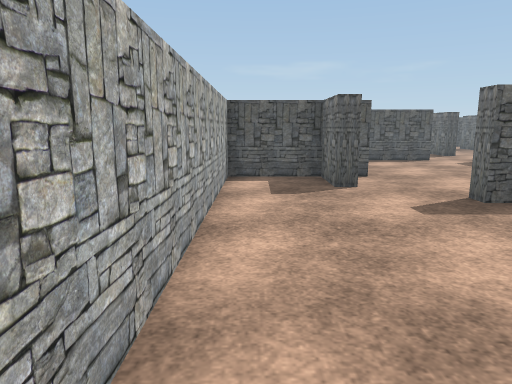
View 1 (above)

20 first-person views from a walk through a Unity game level. The camera is 1.3 m above the floor, tilts 10° down and sees 70° across. The floor is counted in squares, 1 m on a side. Each view is taken from the middle of a square. On the plan, view 1 faces up. The plan holds only what a view shows up to about 15 squares ahead; the rest is blank. The place goes on beyond the plan. Some surface patterns are stand-ins.

View 2
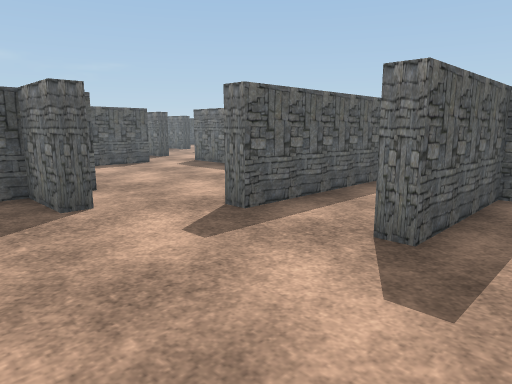

View 3
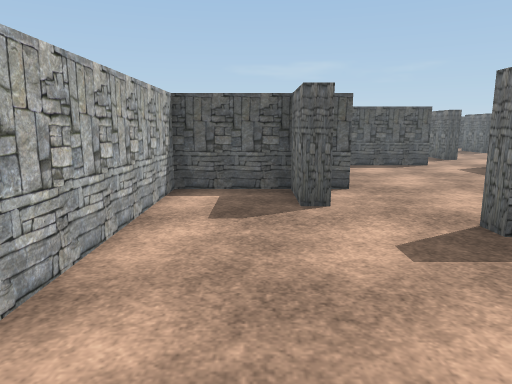

View 4
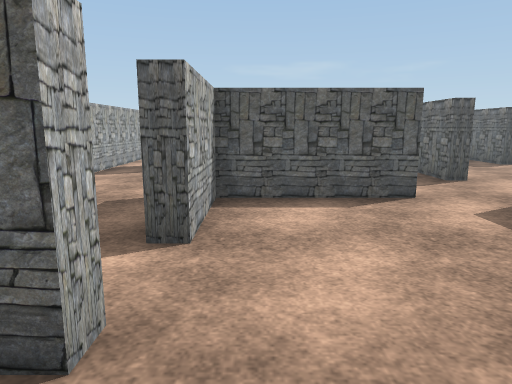

View 5
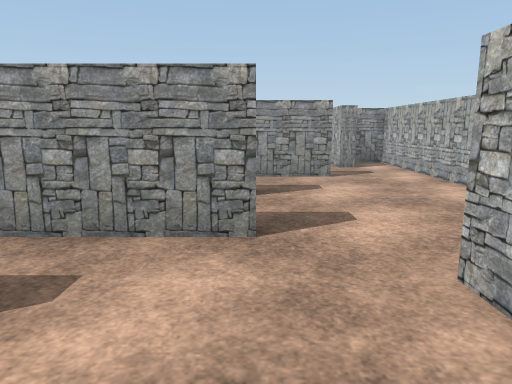

View 6
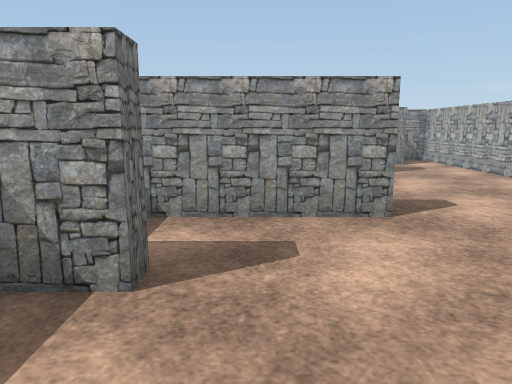

View 7
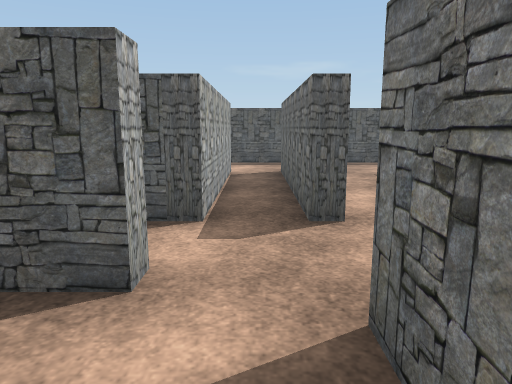

View 8
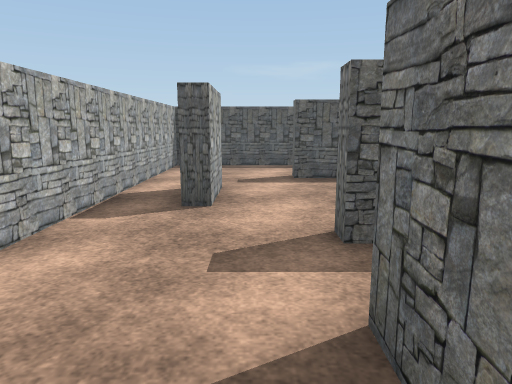

View 9
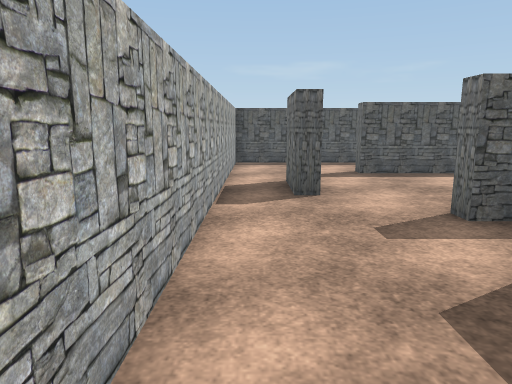

View 10
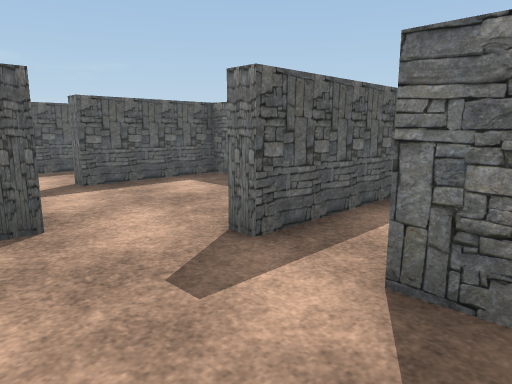

View 11
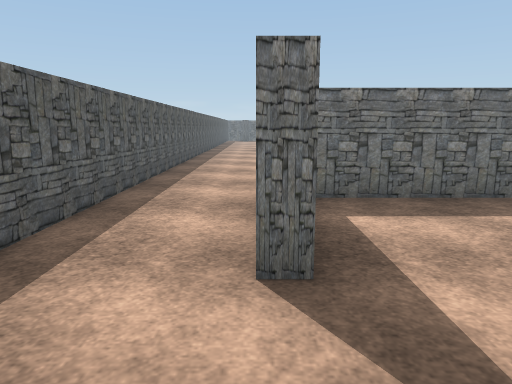

View 12
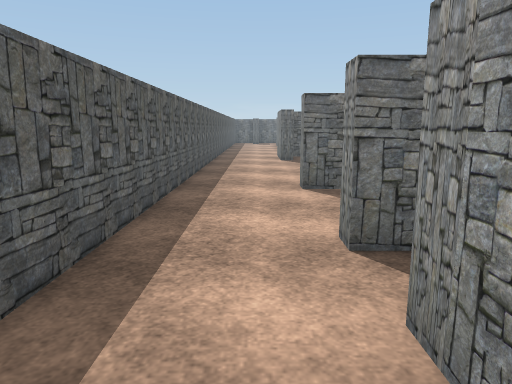

View 13
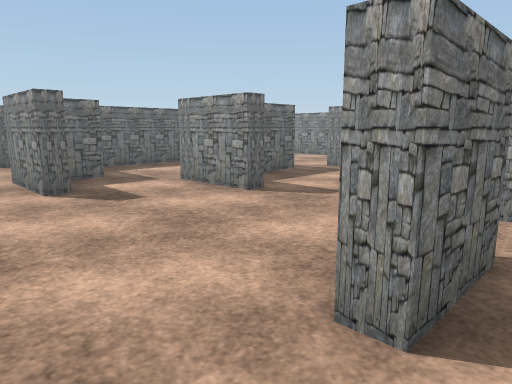

View 14
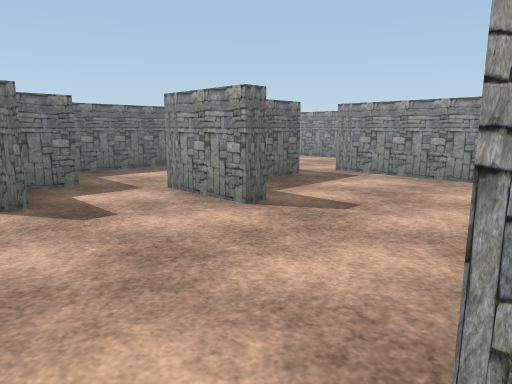

View 15
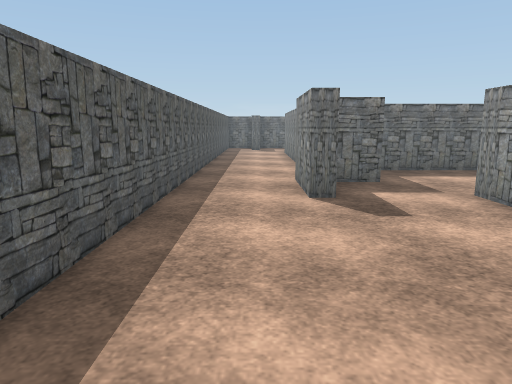

View 16
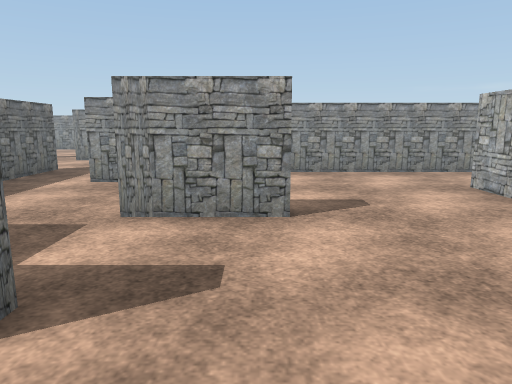

View 17
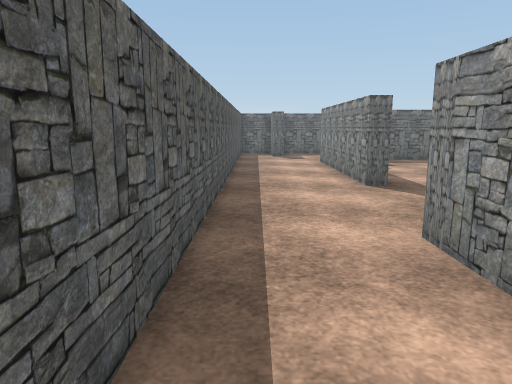

View 18
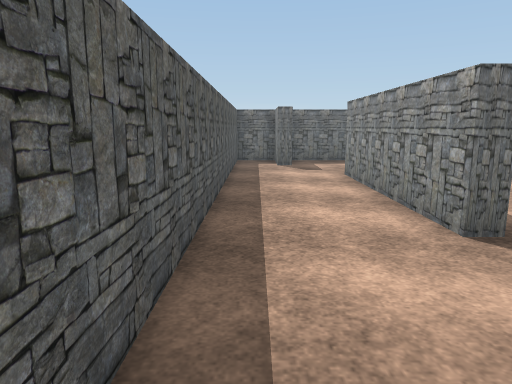

View 19
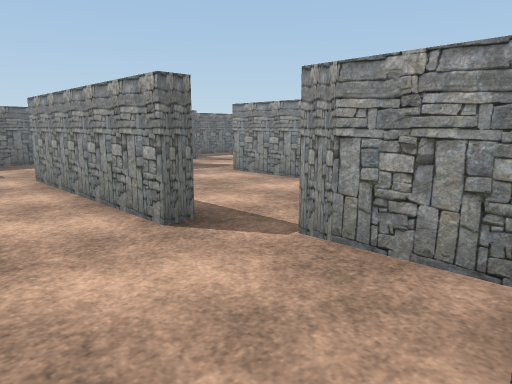

View 20
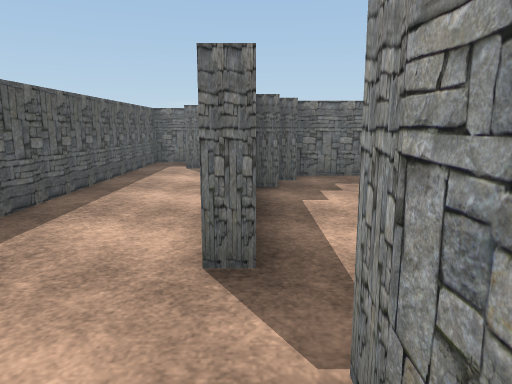

### Floor plan
Points are (right, up) in squares from view 1. A wall is a line through its corners. A room is listed if a view was taken in it or the views show most of it. See-through windows are left out.
Room 1 (views 1, 2, 3, 4)
walls: (2, 1.3) (4, 1.3); (5.4, 3.5) (4, 3.5) (4, 4); (2.2, 8.8) (2.2, 8) (1.8, 8) (1.8, 9.7) (-0.7, 9.7) (-0.7, -2.7) (0.4, -2.7); (0.6, -1) (1.3, -1) (1.3, -2.5); (3, 9.7) (2.5, 9.7); (8.6, 6.2) (4, 6.2) (4, 6.8)
ways out: opening at (3.5, 8.5) to room 2; opening at (3.2, 0.4)
Room 2 (views 5, 6, 7)
walls: (8.8, 12.4) (8.8, 14.2); (7, 8.8) (7, 9.3) (8.1, 9.3); (7, 15.2) (7, 14.7) (3.3, 14.7) (3.3, 12); (3, 10.2) (3, 9.7); (4, 6.8) (7.6, 6.8)
ways out: opening at (3.5, 8.5) to room 1; opening at (3, 11.5) to room 3; opening at (6, 16) to room 3; opening at (8, 15.3) to room 4
Room 3 (views 8, 9, 10, 11, 12)
walls: (1.3, 21) (1.3, 19) (0.8, 19) (0.8, 21); (6.7, 18.1) (6.7, 22.5) (3, 22.5) (3, 23); (7.3, 17) (3, 17) (3, 17.5); (2.8, 13.9) (2.8, 15.2); (6.2, 23) (7.3, 23); (3.3, 12) (2.8, 12); (8.8, 23) (9.2, 23); (9.5, 25.7) (-0.7, 25.7) (-0.7, 12.9)
ways out: opening at (3, 11.5) to room 2; opening at (6, 16) to room 2; opening at (8, 24) to room 4; opening at (9, 24.5) to room 4
Room 4 (views 13, 14, 15, 16, 17, 18, 19)
walls: (12.7, 21) (12.7, 23) (13.2, 23); (13.2, 18.4) (13.2, 17); (17.5, 19.1) (17.5, 19.7) (20, 19.7); (9.4, 17) (8.8, 17) (8.8, 23); (19.7, 22.4) (19.7, 23) (22.2, 23); (11.5, 14.2) (19.2, 14.2); (19.5, 15.6) (19.5, 17.2); (7.3, 23) (7.3, 17); (23.5, 25.7) (9.5, 25.7)
ways out: opening at (8, 15.3) to room 2; opening at (8, 24) to room 3; opening at (9, 24.5) to room 3; opening at (23, 24.5) to room 5; opening at (20, 21.5) to room 6; opening at (19, 15)
Room 5 (view 20)
walls: (26.2, 21.9) (26.2, 22.5) (32.2, 22.5); (34.7, 23.6) (34.7, 24.2) (36.7, 24.2) (36.7, 25.7) (23.5, 25.7); (36.7, 21.4) (36.7, 23.6); (22.5, 21.5) (24.8, 21.5)
ways out: opening at (23, 24.5) to room 4; opening at (26, 22)
Room 6 (no view inside)
walls: (21.7, 20.9) (21.7, 22.1); (21.2, 16.3) (22, 16.3); (24.2, 15.5) (24.2, 20.2)
ways out: opening at (20, 21.5) to room 4; opening at (23, 16)

Positions as (right, up) in squares from view 1, and headings:
1: (0, 0), facing up
2: (0, 2), facing up-right
3: (1, 2), facing up
4: (4, 8), facing up
5: (4, 11), facing down
6: (6, 12), facing down
7: (8, 12), facing up
8: (2, 13), facing up
9: (0, 12), facing up
10: (0, 14), facing up-right
11: (0, 23), facing right
12: (5, 24), facing right
13: (12, 25), facing down-right
14: (13, 24), facing down-right
15: (13, 24), facing right
16: (18, 25), facing down
17: (18, 25), facing right
18: (22, 25), facing right
19: (22, 25), facing down-right
20: (23, 22), facing right
